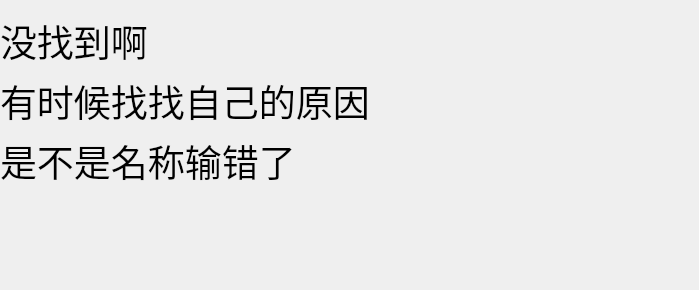
         <widget class="QWidget" name="miss">
          <widget class="QLabel" name="label_27">
           <property name="geometry">
            <rect>
             <x>390</x>
             <y>-4</y>
             <width>300</width>
             <height>281</height>
            </rect>
           </property>
           <property name="styleSheet">
            <string notr="true">background-image: url(:/image/wunai.jpg);</string>
           </property>
           <property name="text">
            <string/>
           </property>
          </widget>
          <widget class="QLabel" name="label_28">
           <property name="geometry">
            <rect>
             <x>0</x>
             <y>20</y>
             <width>161</width>
             <height>41</height>
            </rect>
           </property>
           <property name="font">
            <font>
             <family>华文新魏</family>
             <pointsize>28</pointsize>
            </font>
           </property>
           <property name="text">
            <string>没找到啊</string>
           </property>
          </widget>
          <widget class="QLabel" name="label_29">
           <property name="geometry">
            <rect>
             <x>0</x>
             <y>80</y>
             <width>371</width>
             <height>41</height>
            </rect>
           </property>
           <property name="font">
            <font>
             <family>华文新魏</family>
             <pointsize>28</pointsize>
            </font>
           </property>
           <property name="text">
            <string>有时候找找自己的原因</string>
           </property>
          </widget>
          <widget class="QLabel" name="label_30">
           <property name="geometry">
            <rect>
             <x>0</x>
             <y>140</y>
             <width>311</width>
             <height>41</height>
            </rect>
           </property>
           <property name="font">
            <font>
             <family>华文新魏</family>
             <pointsize>28</pointsize>
            </font>
           </property>
           <property name="text">
            <string>是不是名称输错了</string>
           </property>
          </widget>
         </widget>
